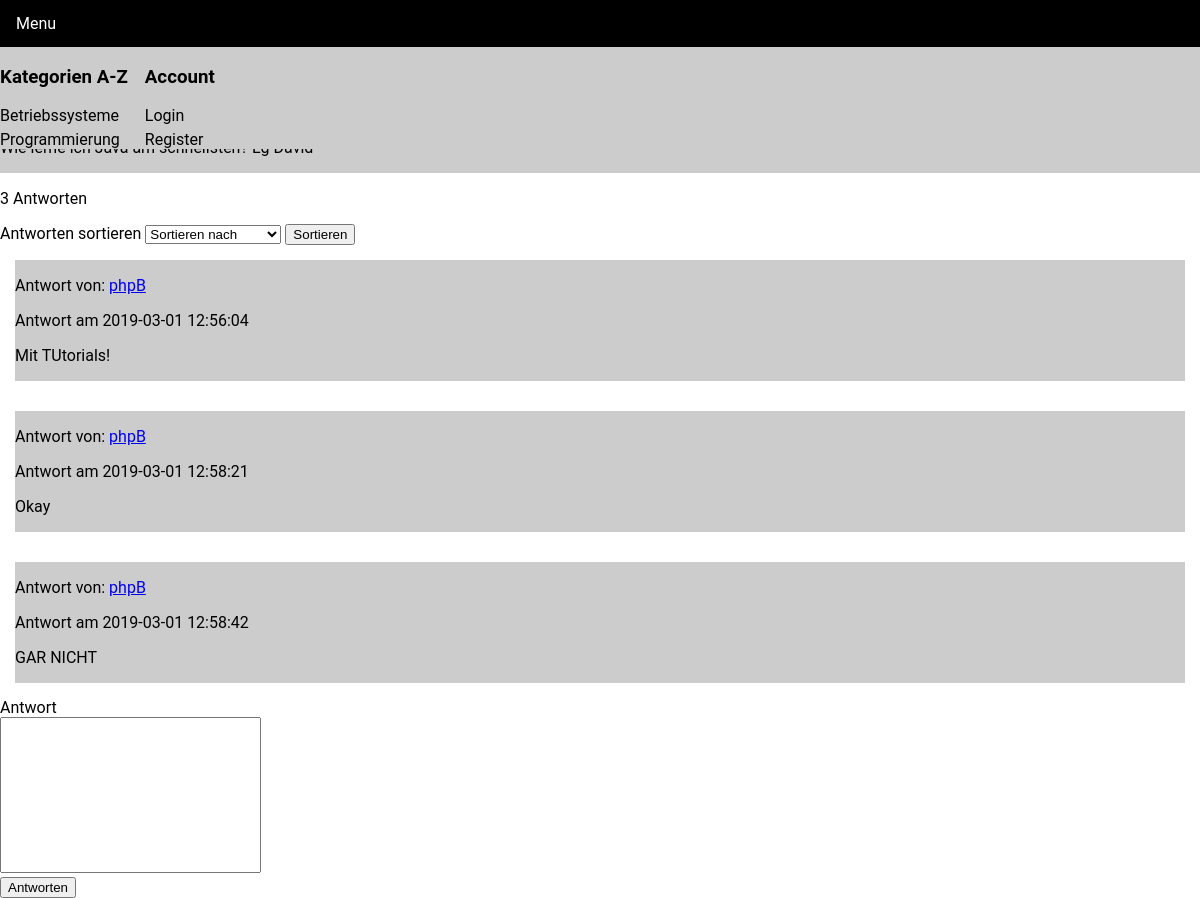
The page /question.php on the database its author committed.
### tables this page shows
CREATE TABLE `category` (
  `cat_id` int(11) NOT NULL,
  `cat_title` varchar(30) DEFAULT NULL,
  `cat_description` varchar(100) DEFAULT NULL
);

CREATE TABLE `answer` (
  `answer_id` int(11) NOT NULL,
  `fk_question_id` int(11) DEFAULT NULL,
  `fk_user_id` int(11) DEFAULT NULL,
  `answer_from` varchar(30) DEFAULT NULL,
  `answer_content` varchar(250) DEFAULT NULL,
  `created_at` datetime DEFAULT CURRENT_TIMESTAMP
);

### includes/DB.php (called while the page is built)
<?php
class DB
{
    public function openConnection($dsn, $db_user, $db_pass) {
        try {
            $pdo = new PDO($dsn, $db_user, $db_pass);
        } catch(PDOException $e) {
            die("Something in Databaseconnection is wrong: " . $e->getMessage());
        }
        return $pdo;
    }
}

### includes/classes/Navigation.php (called while the page is built)
<?php
class Navigation
{
    private $con;
    public function __construct() {
        $pdo = new DB();
        $this->con = $pdo->openConnection(DSN, DB_USER, DB_PASS);
    }
    public function getCats() {
        $st = $this->con->prepare("SELECT * FROM category ORDER BY cat_title ASC");
        $st->execute();
        return $st->fetchAll();
    }
}

### includes/classes/Question.php (called while the page is built, shortened)
<?php
class Question
{
    private $con;
    public function __construct() {
        $pdo = new DB();
        $this->con = $pdo->openConnection(DSN, DB_USER, DB_PASS);
    }
    public function getQuestionById($id) {
        $stmt = $this->con->prepare("SELECT * FROM question WHERE question_id = :id");
        $stmt->bindParam(":id", $id);
        $stmt->execute();
        return $stmt->fetchAll();
    }
}

### includes/classes/Answer.php (called while the page is built, shortened)
<?php
class Answer
{
    private $con;
    public function __construct() {
        $pdo = new DB();
        $this->con = $pdo->openConnection(DSN, DB_USER, DB_PASS);
    }
    public function getAnswersByQuestionId($id) {
        $stmt = $this->con->prepare("SELECT * FROM answer WHERE fk_question_id = :id");
        $stmt->bindParam(":id", $id);
        $stmt->execute();
        return $stmt->fetchAll();
    }
    public function getAmountOfAnswersByQuestionId($id) {
        $stmt = $this->con->prepare("SELECT * FROM answer WHERE fk_question_id = :id");
        $stmt->bindParam(":id", $id);
        $stmt->execute();
        return $stmt->rowCount();
    }
}

### question.php (the view, shortened to what this page needs)
<?php
require 'includes/DB.php';
require 'includes/classes/Question.php';
require 'includes/classes/Answer.php';
require 'includes/classes/Navigation.php';
if (isset($_GET['id'])) {
    $id = $_GET['id'];
} else {
    $id = 1;
}
$questionObj = new Question();
$answerObj = new Answer();
$questions = $questionObj->getQuestionById($id);
$answers = $answerObj->getAnswersByQuestionId($id);
$numAnswers = $answerObj->getAmountOfAnswersByQuestionId($id);
?>
<!doctype html>
<html lang="en">
<head>
    <link rel="stylesheet" href="styles/style.css">
</head>
<body>
<div class="wrapper">
    <?php require 'includes/navbar.php'; ?>
    <div class="question-container">
    <?php foreach ($questions as $question): ?>
        <p>Frage erstellt am: <?php echo $question['created_at']; ?></p>
    <p>Frage gestellt von: <a href="account.php?id=<?php echo $question['fk_user_id']; ?>"><?php echo $question['question_from']; ?></a></p>
        <p><?php echo $question['question_content']; ?></p>
    <?php endforeach; ?>
    </div>
    <div class="question-options">
        <p><?php echo $numAnswers; ?> Antworten</p>
        <form action="" method="post">
            <label for="sort">Antworten sortieren</label>
            <select name="sort" id="sort">
                <option value="">Sortieren nach</option>
            </select>
            <button type="submit" name="sort1">Sortieren</button>
        </form>
    </div>
    <div class="container">
    <?php foreach($answers as $answer): ?>
    <div class="answer-container">
    <p>Antwort von: <a href="account.php?id=<?php echo $answer['fk_user_id']; ?>"><?php echo $answer['answer_from']; ?></a></p>
    <p>Antwort am <?php echo $answer['created_at'] ?></p>
    <p><?php echo $answer['answer_content']; ?></p>
    </div>
    <?php endforeach; ?>
    </div>
    <form action="" method="post">
        <label for="answer">Antwort</label>
        <textarea name="answer" id="answer" cols="30" rows="10"></textarea>
        <button type="submit" name="answer_question">Antworten</button>
    </form>
</div>
</body>
</html>

### includes/navbar.php
<?php
$navObj = new Navigation();
$cats = $navObj->getCats();
?>
<div class="navbar">
    <div class="dropdown">
        <button class="dropbtn">
            Menu
        </button>
        <div class="dropdown-content">
            <div class="row">
                <div class="column">
                    <h3>Kategorien A-Z</h3>
                    <?php foreach($cats as $cat): ?>
                        <a href="category/<?php echo $cat['cat_id']; ?>"><?php echo $cat['cat_title']; ?></a>
                    <?php endforeach; ?>
                </div>
                <div class="column">
                    <h3>Account</h3>
                    <?php if(isset($_SESSION['forum_user'])): ?>
                        <a href="logout.php">Logout</a>
                        <a href="user/dashboard.php">Account verwalten</a>
                    <?php else: ?>
                        <a href="login.php">Login</a>
                        <a href="register.php">Register</a>
                    <?php endif; ?>
                </div>
            </div>
        </div>
    </div>
</div>

### styles/style.css (style rules this page uses)
body { font-family: 'Roboto', sans-serif; margin: 0; padding: 0; }
textarea { resize: none; }
.wrapper { display: grid; grid-template-columns: repeat(12, 1fr); }
.container { grid-column: 1 / 13; display: flex; flex-direction: column; }
.question-container { grid-column: 1 / 13; background: #ccc; }
.answer-container { background: #ccc; margin: 15px; }
.navbar { grid-column: 1 / 13; display: flex; flex-direction: row; background: black; align-items: center; margin-bottom: 5px; }
.navbar a { color: white; text-decoration: none; margin-right: 10px; }
.dropdown-content { display: none; position: absolute; left: 0; background: #ccc; width: 100vw; z-index: 1; }
.dropdown-content a { display: flex; flex-direction: column; color: black; margin-top: 5px; }
.row { display: flex; flex-direction: row; }
.column { margin-right: 15px; }
.dropbtn { border: none; outline: none; color: white; padding: 14px 16px; background-color: inherit; font: inherit; margin: 0; }
.question-options { grid-column: 1 / 13; }

### rows shown on the page
category: cat_title "Betriebssysteme"
category: cat_title "Programmierung"
answer: answer_from "phpB", created_at "2019-03-01 12:56:04", answer_content "Mit TUtorials!"
answer: answer_from "phpB", created_at "2019-03-01 12:58:21", answer_content "Okay"
answer: answer_from "phpB", created_at "2019-03-01 12:58:42", answer_content "GAR NICHT"

### other values the page prints
$numAnswers "3"
